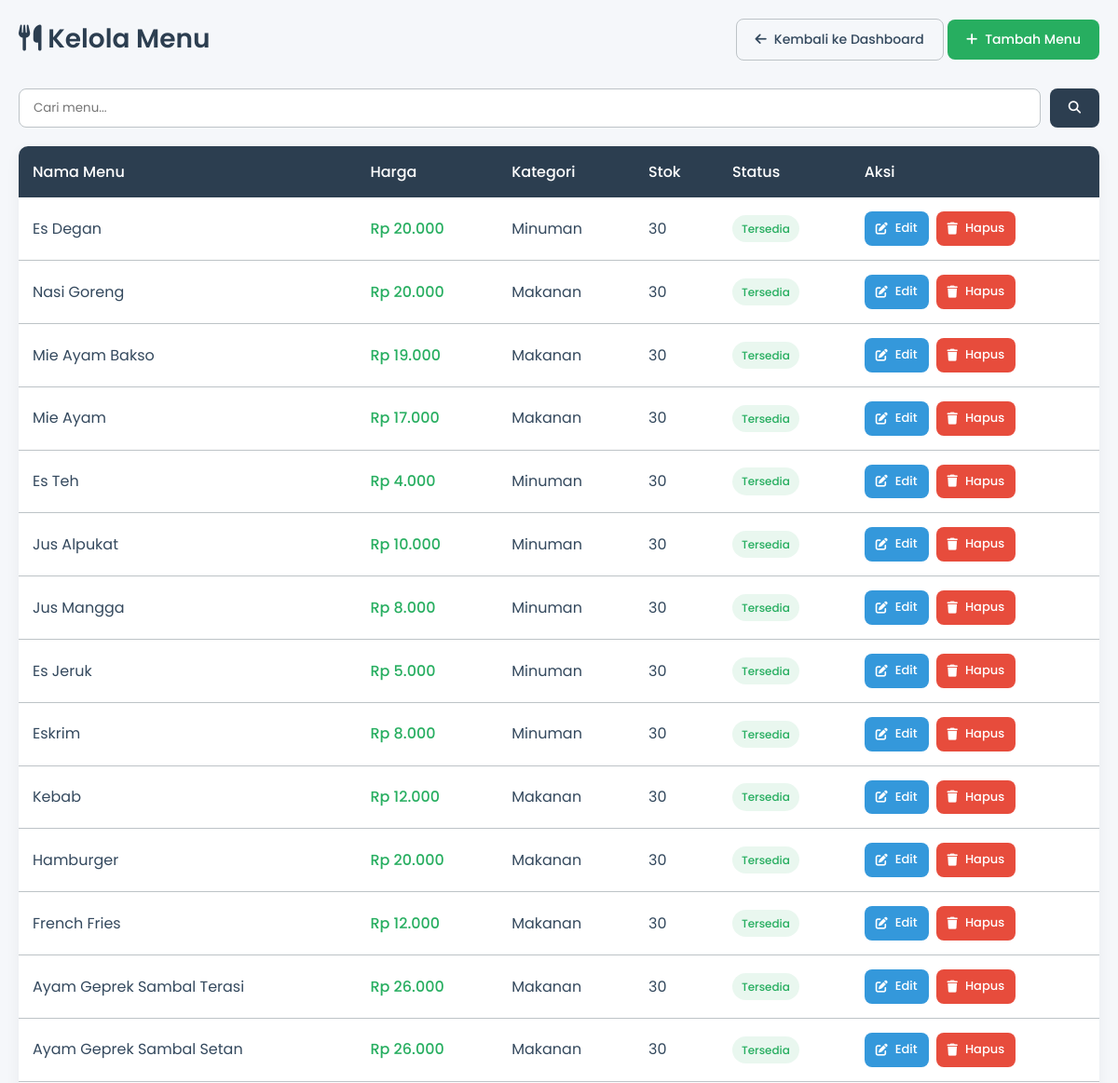
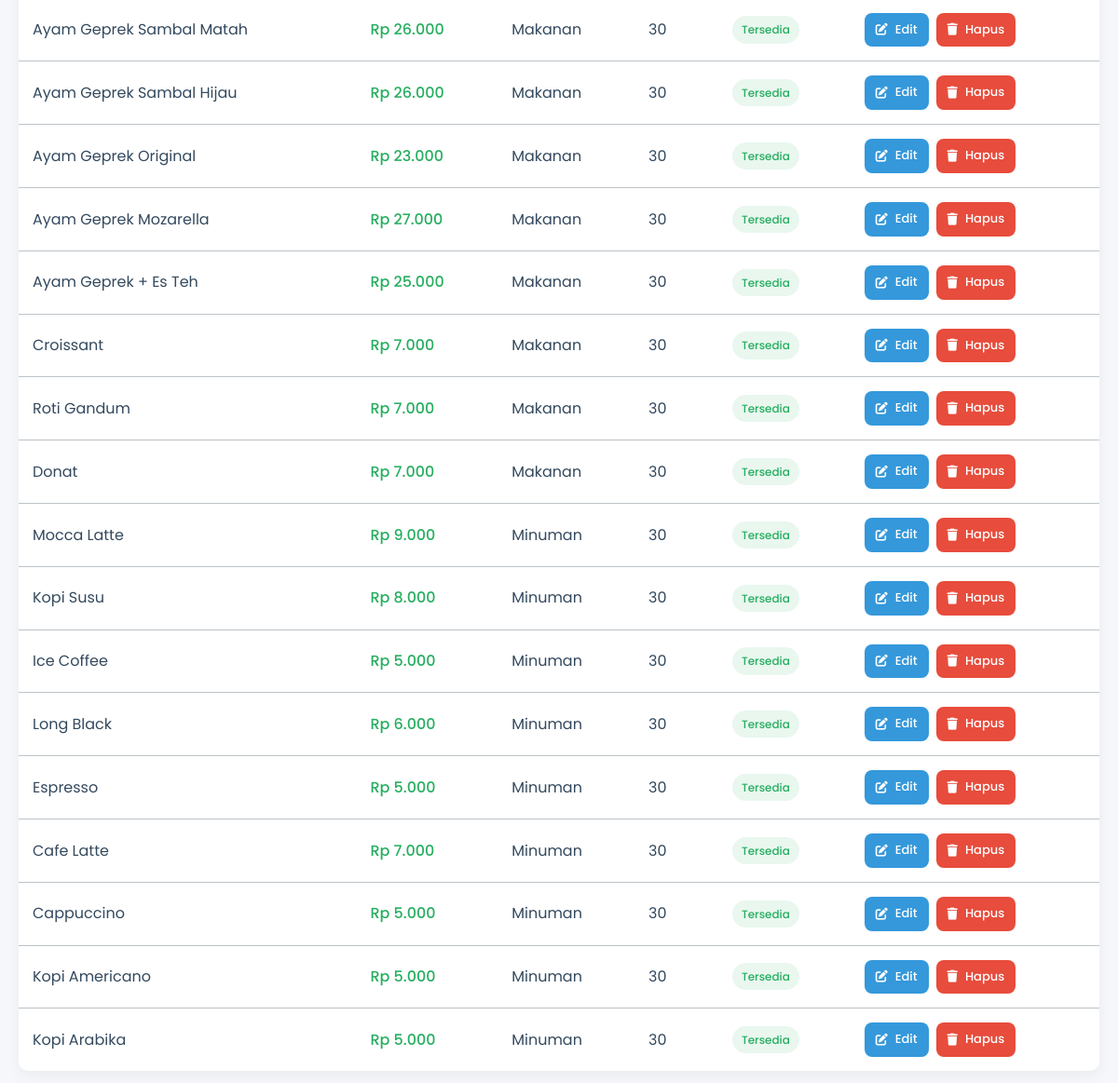
/kelola_menu.php, run on the app's committed database (2 pictures, top to bottom).
### tables this page shows
CREATE TABLE `menu` (
  `id` int(11) NOT NULL,
  `nama_menu` varchar(100) NOT NULL,
  `kategori` varchar(50) NOT NULL,
  `harga` decimal(10,2) NOT NULL,
  `deskripsi` text DEFAULT NULL,
  `gambar` varchar(255) DEFAULT NULL,
  `tersedia` tinyint(1) DEFAULT 1,
  `stok` int(11) NOT NULL DEFAULT 0
);

### kelola_menu.php (the view, shortened to what this page needs)
<?php
include 'koneksi.php';
$menus = mysqli_query($conn, "SELECT * FROM menu ORDER BY id DESC");
?>
<!DOCTYPE html>
<html lang="id">
<head>
    <link rel="stylesheet" href="https://cdnjs.cloudflare.com/ajax/libs/font-awesome/6.4.0/css/all.min.css">
</head>
<body>
    <div class="container">
        <div class="header">
            <h1 class="page-title">
                <i class="fas fa-utensils"></i> Kelola Menu
            </h1>
            <div>
                <a href="admin_dashboard.php" class="btn btn-outline">
                    <i class="fas fa-arrow-left"></i> Kembali ke Dashboard
                </a>
                <a href="tambah_menu.php" class="btn btn-success">
                    <i class="fas fa-plus"></i> Tambah Menu
                </a>
            </div>
        </div>
        <div class="search-bar">
            <input type="text" class="search-input" placeholder="Cari menu...">
            <button class="search-btn">
                <i class="fas fa-search"></i>
            </button>
        </div>
        <table class="menu-table">
            <thead>
                <tr>
                    <th>Nama Menu</th>
                    <th>Harga</th>
                    <th>Kategori</th>
                    <th>Stok</th>
                    <th>Status</th>
                    <th>Aksi</th>
                </tr>
            </thead>
            <tbody>
                <?php while ($menu = mysqli_fetch_assoc($menus)): ?>
                <tr>
                    <td><?= htmlspecialchars($menu['nama_menu']) ?></td>
                    <td class="price">Rp <?= number_format($menu['harga'], 0, ',', '.') ?></td>
                    <td><?= htmlspecialchars($menu['kategori']) ?></td>
                    <td><?= $menu['stok'] ?></td>
                    <td>
                        <span class="badge <?= $menu['tersedia'] ? 'badge-success' : 'badge-danger' ?>">
                            <?= $menu['tersedia'] ? 'Tersedia' : 'Habis' ?>
                        </span>
                    </td>
                    <td>
                        <div class="action-btns">
                            <a href="edit_menu.php?id=<?= $menu['id'] ?>" class="btn btn-primary btn-sm">
                                <i class="fas fa-edit"></i> Edit
                            </a>
                            <a href="kelola_menu.php?hapus=<?= $menu['id'] ?>"
                            onclick="return confirm('Yakin ingin menghapus menu ini?')"
                            class="btn btn-danger btn-sm">
                                <i class="fas fa-trash"></i> Hapus
                            </a>
                        </div>
                    </td>
                </tr>
                <?php endwhile; ?>
            </tbody>
        </table>
    </div>
</body>
</html>

### kelola_menu.php (style rules this page uses)
:root { --primary: #2c3e50; --secondary: #e74c3c; --accent: #3498db; --light: #ecf0f1; --dark: #2c3e50; --success: #27ae60; --warning: #f39c12; --text: #34495e; --border: #bdc3c7; }
* { margin: 0; padding: 0; box-sizing: border-box; }
body { font-family: 'Poppins', sans-serif; background-color: #f5f7fa; color: var(--text); line-height: 1.6; }
.container { max-width: 1200px; margin: 0 auto; padding: 20px; }
.header { display: flex; justify-content: space-between; align-items: center; margin-bottom: 30px; flex-wrap: wrap; gap: 15px; }
.page-title { color: var(--primary); font-weight: 600; font-size: 28px; }
.btn { display: inline-flex; align-items: center; gap: 8px; padding: 10px 20px; border-radius: 8px; font-weight: 500; text-decoration: none; transition: all 0.3s; border: none; cursor: pointer; font-size: 14px; }
.btn-outline { background: transparent; border: 1px solid var(--border); color: var(--text); }
.btn-primary { background: var(--accent); color: white; }
.btn-success { background: var(--success); color: white; }
.menu-table { width: 100%; border-collapse: collapse; background: white; border-radius: 10px; overflow: hidden; box-shadow: 0 5px 15px rgba(0, 0, 0, 0.05); }
.menu-table th { background: var(--primary); color: white; padding: 15px; text-align: left; font-weight: 500; }
.menu-table td { padding: 15px; border-bottom: 1px solid var(--border); }
.menu-table tr:last-child td { border-bottom: none; }
.badge { display: inline-block; padding: 5px 10px; border-radius: 20px; font-size: 12px; font-weight: 500; }
.badge-success { background: rgba(39, 174, 96, 0.1); color: var(--success); }
.action-btns { display: flex; gap: 8px; }
.btn-sm { padding: 8px 12px; font-size: 13px; }
.btn-danger { background: var(--secondary); color: white; }
.price { font-weight: 500; color: var(--success); }
.search-bar { margin-bottom: 20px; display: flex; gap: 10px; }
.search-input { flex: 1; padding: 10px 15px; border: 1px solid var(--border); border-radius: 8px; font-family: inherit; }
.search-btn { background: var(--primary); color: white; border: none; padding: 0 20px; border-radius: 8px; cursor: pointer; }

### data on the page
menu: nama_menu "Es Degan", harga "20.000", kategori "Minuman", stok "30", tersedia "Tersedia"
menu: nama_menu "Nasi Goreng", harga "20.000", kategori "Makanan", stok "30", tersedia "Tersedia"
menu: nama_menu "Mie Ayam Bakso", harga "19.000", kategori "Makanan", stok "30", tersedia "Tersedia"
menu: nama_menu "Mie Ayam", harga "17.000", kategori "Makanan", stok "30", tersedia "Tersedia"
menu: nama_menu "Es Teh", harga "4.000", kategori "Minuman", stok "30", tersedia "Tersedia"
menu: nama_menu "Jus Alpukat", harga "10.000", kategori "Minuman", stok "30", tersedia "Tersedia"
menu: nama_menu "Jus Mangga", harga "8.000", kategori "Minuman", stok "30", tersedia "Tersedia"
menu: nama_menu "Es Jeruk", harga "5.000", kategori "Minuman", stok "30", tersedia "Tersedia"
menu: nama_menu "Eskrim", harga "8.000", kategori "Minuman", stok "30", tersedia "Tersedia"
menu: nama_menu "Kebab", harga "12.000", kategori "Makanan", stok "30", tersedia "Tersedia"
menu: nama_menu "Hamburger", harga "20.000", kategori "Makanan", stok "30", tersedia "Tersedia"
menu: nama_menu "French Fries", harga "12.000", kategori "Makanan", stok "30", tersedia "Tersedia"
menu: nama_menu "Ayam Geprek Sambal Terasi", harga "26.000", kategori "Makanan", stok "30", tersedia "Tersedia"
menu: nama_menu "Ayam Geprek Sambal Setan", harga "26.000", kategori "Makanan", stok "30", tersedia "Tersedia"
menu: nama_menu "Ayam Geprek Sambal Matah", harga "26.000", kategori "Makanan", stok "30", tersedia "Tersedia"
menu: nama_menu "Ayam Geprek Sambal Hijau", harga "26.000", kategori "Makanan", stok "30", tersedia "Tersedia"
menu: nama_menu "Ayam Geprek Original", harga "23.000", kategori "Makanan", stok "30", tersedia "Tersedia"
menu: nama_menu "Ayam Geprek Mozarella", harga "27.000", kategori "Makanan", stok "30", tersedia "Tersedia"
menu: nama_menu "Ayam Geprek + Es Teh", harga "25.000", kategori "Makanan", stok "30", tersedia "Tersedia"
menu: nama_menu "Croissant", harga "7.000", kategori "Makanan", stok "30", tersedia "Tersedia"
menu: nama_menu "Roti Gandum", harga "7.000", kategori "Makanan", stok "30", tersedia "Tersedia"
menu: nama_menu "Donat", harga "7.000", kategori "Makanan", stok "30", tersedia "Tersedia"
menu: nama_menu "Mocca Latte", harga "9.000", kategori "Minuman", stok "30", tersedia "Tersedia"
menu: nama_menu "Kopi Susu", harga "8.000", kategori "Minuman", stok "30", tersedia "Tersedia"
menu: nama_menu "Ice Coffee", harga "5.000", kategori "Minuman", stok "30", tersedia "Tersedia"
menu: nama_menu "Long Black", harga "6.000", kategori "Minuman", stok "30", tersedia "Tersedia"
menu: nama_menu "Espresso", harga "5.000", kategori "Minuman", stok "30", tersedia "Tersedia"
menu: nama_menu "Cafe Latte", harga "7.000", kategori "Minuman", stok "30", tersedia "Tersedia"
menu: nama_menu "Cappuccino", harga "5.000", kategori "Minuman", stok "30", tersedia "Tersedia"
menu: nama_menu "Kopi Americano", harga "5.000", kategori "Minuman", stok "30", tersedia "Tersedia"
menu: nama_menu "Kopi Arabika", harga "5.000", kategori "Minuman", stok "30", tersedia "Tersedia"
